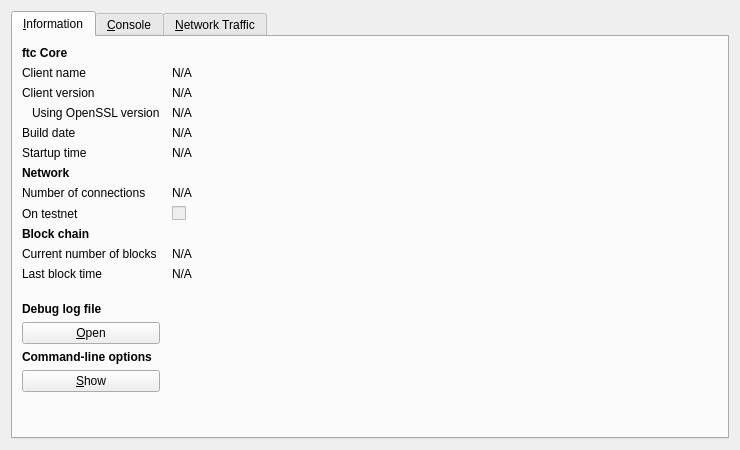
<?xml version="1.0" encoding="UTF-8"?>
<ui version="4.0">
 <class>RPCConsole</class>
 <widget class="QDialog" name="RPCConsole">
  <property name="geometry">
   <rect>
    <x>0</x>
    <y>0</y>
    <width>740</width>
    <height>450</height>
   </rect>
  </property>
  <property name="windowTitle">
   <string>ftc - Debug window</string>
  </property>
  <layout class="QVBoxLayout" name="verticalLayout_2">
   <item>
    <widget class="QTabWidget" name="tabWidget">
     <property name="currentIndex">
      <number>0</number>
     </property>
     <widget class="QWidget" name="tab_info">
      <attribute name="title">
       <string>&amp;Information</string>
      </attribute>
      <layout class="QGridLayout" name="gridLayout" columnstretch="0,1">
       <property name="horizontalSpacing">
        <number>12</number>
       </property>
       <item row="0" column="0">
        <widget class="QLabel" name="label_9">
         <property name="font">
          <font>
           <weight>75</weight>
           <bold>true</bold>
          </font>
         </property>
         <property name="text">
          <string>ftc Core</string>
         </property>
        </widget>
       </item>
       <item row="1" column="0">
        <widget class="QLabel" name="label_5">
         <property name="text">
          <string>Client name</string>
         </property>
        </widget>
       </item>
       <item row="1" column="1">
        <widget class="QLabel" name="clientName">
         <property name="cursor">
          <cursorShape>IBeamCursor</cursorShape>
         </property>
         <property name="text">
          <string>N/A</string>
         </property>
         <property name="textFormat">
          <enum>Qt::PlainText</enum>
         </property>
         <property name="textInteractionFlags">
          <set>Qt::LinksAccessibleByMouse|Qt::TextSelectableByKeyboard|Qt::TextSelectableByMouse</set>
         </property>
        </widget>
       </item>
       <item row="2" column="0">
        <widget class="QLabel" name="label_6">
         <property name="text">
          <string>Client version</string>
         </property>
        </widget>
       </item>
       <item row="2" column="1">
        <widget class="QLabel" name="clientVersion">
         <property name="cursor">
          <cursorShape>IBeamCursor</cursorShape>
         </property>
         <property name="text">
          <string>N/A</string>
         </property>
         <property name="textFormat">
          <enum>Qt::PlainText</enum>
         </property>
         <property name="textInteractionFlags">
          <set>Qt::LinksAccessibleByMouse|Qt::TextSelectableByKeyboard|Qt::TextSelectableByMouse</set>
         </property>
        </widget>
       </item>
       <item row="3" column="0">
        <widget class="QLabel" name="label_14">
         <property name="text">
          <string>Using OpenSSL version</string>
         </property>
         <property name="indent">
          <number>10</number>
         </property>
        </widget>
       </item>
       <item row="3" column="1">
        <widget class="QLabel" name="openSSLVersion">
         <property name="cursor">
          <cursorShape>IBeamCursor</cursorShape>
         </property>
         <property name="text">
          <string>N/A</string>
         </property>
         <property name="textFormat">
          <enum>Qt::PlainText</enum>
         </property>
         <property name="textInteractionFlags">
          <set>Qt::LinksAccessibleByMouse|Qt::TextSelectableByKeyboard|Qt::TextSelectableByMouse</set>
         </property>
        </widget>
       </item>
       <item row="4" column="0">
        <widget class="QLabel" name="label_12">
         <property name="text">
          <string>Build date</string>
         </property>
        </widget>
       </item>
       <item row="4" column="1">
        <widget class="QLabel" name="buildDate">
         <property name="cursor">
          <cursorShape>IBeamCursor</cursorShape>
         </property>
         <property name="text">
          <string>N/A</string>
         </property>
         <property name="textFormat">
          <enum>Qt::PlainText</enum>
         </property>
         <property name="textInteractionFlags">
          <set>Qt::LinksAccessibleByMouse|Qt::TextSelectableByKeyboard|Qt::TextSelectableByMouse</set>
         </property>
        </widget>
       </item>
       <item row="5" column="0">
        <widget class="QLabel" name="label_13">
         <property name="text">
          <string>Startup time</string>
         </property>
        </widget>
       </item>
       <item row="5" column="1">
        <widget class="QLabel" name="startupTime">
         <property name="cursor">
          <cursorShape>IBeamCursor</cursorShape>
         </property>
         <property name="text">
          <string>N/A</string>
         </property>
         <property name="textFormat">
          <enum>Qt::PlainText</enum>
         </property>
         <property name="textInteractionFlags">
          <set>Qt::LinksAccessibleByMouse|Qt::TextSelectableByKeyboard|Qt::TextSelectableByMouse</set>
         </property>
        </widget>
       </item>
       <item row="6" column="0">
        <widget class="QLabel" name="label_11">
         <property name="font">
          <font>
           <weight>75</weight>
           <bold>true</bold>
          </font>
         </property>
         <property name="text">
          <string>Network</string>
         </property>
        </widget>
       </item>
       <item row="7" column="0">
        <widget class="QLabel" name="label_7">
         <property name="text">
          <string>Number of connections</string>
         </property>
        </widget>
       </item>
       <item row="7" column="1">
        <widget class="QLabel" name="numberOfConnections">
         <property name="cursor">
          <cursorShape>IBeamCursor</cursorShape>
         </property>
         <property name="text">
          <string>N/A</string>
         </property>
         <property name="textFormat">
          <enum>Qt::PlainText</enum>
         </property>
         <property name="textInteractionFlags">
          <set>Qt::LinksAccessibleByMouse|Qt::TextSelectableByKeyboard|Qt::TextSelectableByMouse</set>
         </property>
        </widget>
       </item>
       <item row="8" column="0">
        <widget class="QLabel" name="label_8">
         <property name="text">
          <string>On testnet</string>
         </property>
        </widget>
       </item>
       <item row="8" column="1">
        <widget class="QCheckBox" name="isTestNet">
         <property name="enabled">
          <bool>false</bool>
         </property>
         <property name="text">
          <string/>
         </property>
        </widget>
       </item>
       <item row="9" column="0">
        <widget class="QLabel" name="label_10">
         <property name="font">
          <font>
           <weight>75</weight>
           <bold>true</bold>
          </font>
         </property>
         <property name="text">
          <string>Block chain</string>
         </property>
        </widget>
       </item>
       <item row="10" column="0">
        <widget class="QLabel" name="label_3">
         <property name="text">
          <string>Current number of blocks</string>
         </property>
        </widget>
       </item>
       <item row="10" column="1">
        <widget class="QLabel" name="numberOfBlocks">
         <property name="cursor">
          <cursorShape>IBeamCursor</cursorShape>
         </property>
         <property name="text">
          <string>N/A</string>
         </property>
         <property name="textFormat">
          <enum>Qt::PlainText</enum>
         </property>
         <property name="textInteractionFlags">
          <set>Qt::LinksAccessibleByMouse|Qt::TextSelectableByKeyboard|Qt::TextSelectableByMouse</set>
         </property>
        </widget>
       </item>
       <item row="11" column="0">
        <widget class="QLabel" name="label_2">
         <property name="text">
          <string>Last block time</string>
         </property>
        </widget>
       </item>
       <item row="11" column="1">
        <widget class="QLabel" name="lastBlockTime">
         <property name="cursor">
          <cursorShape>IBeamCursor</cursorShape>
         </property>
         <property name="text">
          <string>N/A</string>
         </property>
         <property name="textFormat">
          <enum>Qt::PlainText</enum>
         </property>
         <property name="textInteractionFlags">
          <set>Qt::LinksAccessibleByMouse|Qt::TextSelectableByKeyboard|Qt::TextSelectableByMouse</set>
         </property>
        </widget>
       </item>
       <item row="12" column="0">
        <spacer name="verticalSpacer_2">
         <property name="orientation">
          <enum>Qt::Vertical</enum>
         </property>
         <property name="sizeHint" stdset="0">
          <size>
           <width>20</width>
           <height>20</height>
          </size>
         </property>
        </spacer>
       </item>
       <item row="13" column="0">
        <widget class="QLabel" name="labelDebugLogfile">
         <property name="font">
          <font>
           <weight>75</weight>
           <bold>true</bold>
          </font>
         </property>
         <property name="text">
          <string>Debug log file</string>
         </property>
        </widget>
       </item>
       <item row="14" column="0">
        <widget class="QPushButton" name="openDebugLogfileButton">
         <property name="toolTip">
          <string>Open the ftc debug log file from the current data directory. This can take a few seconds for large log files.</string>
         </property>
         <property name="text">
          <string>&amp;Open</string>
         </property>
         <property name="autoDefault">
          <bool>false</bool>
         </property>
        </widget>
       </item>
       <item row="15" column="0">
        <widget class="QLabel" name="labelCLOptions">
         <property name="font">
          <font>
           <weight>75</weight>
           <bold>true</bold>
          </font>
         </property>
         <property name="text">
          <string>Command-line options</string>
         </property>
        </widget>
       </item>
       <item row="16" column="0">
        <widget class="QPushButton" name="showCLOptionsButton">
         <property name="toolTip">
          <string>Show the ftc help message to get a list with possible ftc command-line options.</string>
         </property>
         <property name="text">
          <string>&amp;Show</string>
         </property>
         <property name="autoDefault">
          <bool>false</bool>
         </property>
        </widget>
       </item>
       <item row="17" column="0">
        <spacer name="verticalSpacer">
         <property name="orientation">
          <enum>Qt::Vertical</enum>
         </property>
         <property name="sizeHint" stdset="0">
          <size>
           <width>20</width>
           <height>40</height>
          </size>
         </property>
        </spacer>
       </item>
      </layout>
     </widget>
     <widget class="QWidget" name="tab_console">
      <attribute name="title">
       <string>&amp;Console</string>
      </attribute>
      <layout class="QVBoxLayout" name="verticalLayout_3">
       <property name="spacing">
        <number>3</number>
       </property>
       <item>
        <widget class="QTextEdit" name="messagesWidget">
         <property name="minimumSize">
          <size>
           <width>0</width>
           <height>100</height>
          </size>
         </property>
         <property name="readOnly">
          <bool>true</bool>
         </property>
         <property name="tabKeyNavigation" stdset="0">
          <bool>false</bool>
         </property>
         <property name="columnCount" stdset="0">
          <number>2</number>
         </property>
        </widget>
       </item>
       <item>
        <layout class="QHBoxLayout" name="horizontalLayout">
         <property name="spacing">
          <number>3</number>
         </property>
         <item>
          <widget class="QLabel" name="label">
           <property name="text">
            <string notr="true">&gt;</string>
           </property>
          </widget>
         </item>
         <item>
          <widget class="QLineEdit" name="lineEdit"/>
         </item>
         <item>
          <widget class="QPushButton" name="clearButton">
           <property name="maximumSize">
            <size>
             <width>24</width>
             <height>24</height>
            </size>
           </property>
           <property name="toolTip">
            <string>Clear console</string>
           </property>
           <property name="text">
            <string/>
           </property>
           <property name="icon">
            <iconset resource="../bitcoin.qrc">
             <normaloff>:/icons/remove</normaloff>:/icons/remove</iconset>
           </property>
           <property name="shortcut">
            <string notr="true">Ctrl+L</string>
           </property>
           <property name="autoDefault">
            <bool>false</bool>
           </property>
          </widget>
         </item>
        </layout>
       </item>
      </layout>
     </widget>
     <widget class="QWidget" name="tab">
      <attribute name="title">
       <string>&amp;Network Traffic</string>
      </attribute>
      <layout class="QHBoxLayout" name="horizontalLayout_3">
       <item>
        <layout class="QVBoxLayout" name="verticalLayout_4">
         <item>
          <widget class="TrafficGraphWidget" name="trafficGraph" native="true">
           <property name="sizePolicy">
            <sizepolicy hsizetype="Expanding" vsizetype="Expanding">
             <horstretch>0</horstretch>
             <verstretch>0</verstretch>
            </sizepolicy>
           </property>
          </widget>
         </item>
         <item>
          <layout class="QHBoxLayout" name="horizontalLayout_2">
           <item>
            <widget class="QSlider" name="sldGraphRange">
             <property name="minimum">
              <number>1</number>
             </property>
             <property name="maximum">
              <number>288</number>
             </property>
             <property name="pageStep">
              <number>12</number>
             </property>
             <property name="value">
              <number>6</number>
             </property>
             <property name="orientation">
              <enum>Qt::Horizontal</enum>
             </property>
            </widget>
           </item>
           <item>
            <widget class="QLabel" name="lblGraphRange">
             <property name="minimumSize">
              <size>
               <width>100</width>
               <height>0</height>
              </size>
             </property>
             <property name="alignment">
              <set>Qt::AlignCenter</set>
             </property>
            </widget>
           </item>
           <item>
            <widget class="QPushButton" name="btnClearTrafficGraph">
             <property name="text">
              <string>&amp;Clear</string>
             </property>
            </widget>
           </item>
          </layout>
         </item>
        </layout>
       </item>
       <item>
        <layout class="QVBoxLayout" name="verticalLayout">
         <item>
          <widget class="QGroupBox" name="groupBox">
           <property name="title">
            <string>Totals</string>
           </property>
           <layout class="QVBoxLayout" name="verticalLayout_5">
            <item>
             <layout class="QHBoxLayout" name="horizontalLayout_4">
              <item>
               <widget class="Line" name="line">
                <property name="sizePolicy">
                 <sizepolicy hsizetype="Fixed" vsizetype="Fixed">
                  <horstretch>0</horstretch>
                  <verstretch>0</verstretch>
                 </sizepolicy>
                </property>
                <property name="minimumSize">
                 <size>
                  <width>10</width>
                  <height>0</height>
                 </size>
                </property>
                <property name="palette">
                 <palette>
                  <active>
                   <colorrole role="Light">
                    <brush brushstyle="SolidPattern">
                     <color alpha="255">
                      <red>0</red>
                      <green>255</green>
                      <blue>0</blue>
                     </color>
                    </brush>
                   </colorrole>
                  </active>
                  <inactive>
                   <colorrole role="Light">
                    <brush brushstyle="SolidPattern">
                     <color alpha="255">
                      <red>0</red>
                      <green>255</green>
                      <blue>0</blue>
                     </color>
                    </brush>
                   </colorrole>
                  </inactive>
                  <disabled>
                   <colorrole role="Light">
                    <brush brushstyle="SolidPattern">
                     <color alpha="255">
                      <red>0</red>
                      <green>255</green>
                      <blue>0</blue>
                     </color>
                    </brush>
                   </colorrole>
                  </disabled>
                 </palette>
                </property>
                <property name="orientation">
                 <enum>Qt::Horizontal</enum>
                </property>
               </widget>
              </item>
              <item>
               <widget class="QLabel" name="label_16">
                <property name="text">
                 <string>In:</string>
                </property>
               </widget>
              </item>
              <item>
               <widget class="QLabel" name="lblBytesIn">
                <property name="minimumSize">
                 <size>
                  <width>50</width>
                  <height>0</height>
                 </size>
                </property>
                <property name="alignment">
                 <set>Qt::AlignRight|Qt::AlignTrailing|Qt::AlignVCenter</set>
                </property>
               </widget>
              </item>
             </layout>
            </item>
            <item>
             <layout class="QHBoxLayout" name="horizontalLayout_5">
              <item>
               <widget class="Line" name="line_2">
                <property name="sizePolicy">
                 <sizepolicy hsizetype="Fixed" vsizetype="Fixed">
                  <horstretch>0</horstretch>
                  <verstretch>0</verstretch>
                 </sizepolicy>
                </property>
                <property name="minimumSize">
                 <size>
                  <width>10</width>
                  <height>0</height>
                 </size>
                </property>
                <property name="palette">
                 <palette>
                  <active>
                   <colorrole role="Light">
                    <brush brushstyle="SolidPattern">
                     <color alpha="255">
                      <red>255</red>
                      <green>0</green>
                      <blue>0</blue>
                     </color>
                    </brush>
                   </colorrole>
                  </active>
                  <inactive>
                   <colorrole role="Light">
                    <brush brushstyle="SolidPattern">
                     <color alpha="255">
                      <red>255</red>
                      <green>0</green>
                      <blue>0</blue>
                     </color>
                    </brush>
                   </colorrole>
                  </inactive>
                  <disabled>
                   <colorrole role="Light">
                    <brush brushstyle="SolidPattern">
                     <color alpha="255">
                      <red>255</red>
                      <green>0</green>
                      <blue>0</blue>
                     </color>
                    </brush>
                   </colorrole>
                  </disabled>
                 </palette>
                </property>
                <property name="orientation">
                 <enum>Qt::Horizontal</enum>
                </property>
               </widget>
              </item>
              <item>
               <widget class="QLabel" name="label_17">
                <property name="text">
                 <string>Out:</string>
                </property>
               </widget>
              </item>
              <item>
               <widget class="QLabel" name="lblBytesOut">
                <property name="minimumSize">
                 <size>
                  <width>50</width>
                  <height>0</height>
                 </size>
                </property>
                <property name="alignment">
                 <set>Qt::AlignRight|Qt::AlignTrailing|Qt::AlignVCenter</set>
                </property>
               </widget>
              </item>
             </layout>
            </item>
            <item>
             <spacer name="verticalSpacer_4">
              <property name="orientation">
               <enum>Qt::Vertical</enum>
              </property>
              <property name="sizeHint" stdset="0">
               <size>
                <width>20</width>
                <height>407</height>
               </size>
              </property>
             </spacer>
            </item>
           </layout>
          </widget>
         </item>
        </layout>
       </item>
      </layout>
     </widget>
    </widget>
   </item>
  </layout>
 </widget>
 <customwidgets>
  <customwidget>
   <class>TrafficGraphWidget</class>
   <extends>QWidget</extends>
   <header>trafficgraphwidget.h</header>
   <container>1</container>
   <slots>
    <slot>clear()</slot>
   </slots>
  </customwidget>
 </customwidgets>
 <resources>
  <include location="../bitcoin.qrc"/>
 </resources>
 <connections/>
</ui>
